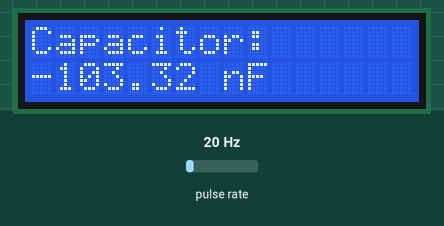
This sketch was run on a simulated Arduino Uno, built with avr-gcc and run on an emulated ATmega328P. Parts: 16×2 character LCD. Wiring (inferred from the names in the program): pulse sensor: data pin 8. The inputs (shaded band) are chosen by the test bench; at power-on: pulse rate 20 Hz.

Above: at 1.2 s.
1.3 s: pulse rate (sensor on pin 8) set to 150 Hz
At 3.8 s:
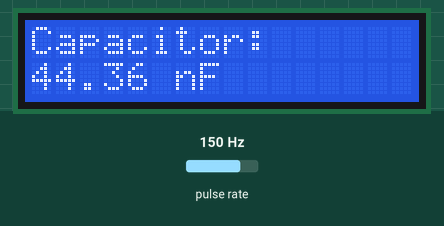
4.0 s: pulse rate (sensor on pin 8) set to 4 Hz
At 5.7 s:
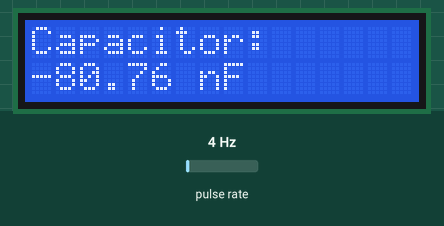
6.2 s: pulse rate (sensor on pin 8) set to 50 Hz
At 7.5 s:
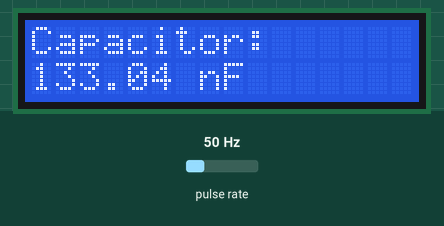
Timing chart, 0 to 9.2 s (numbered marks = the images above; inputs shaded):
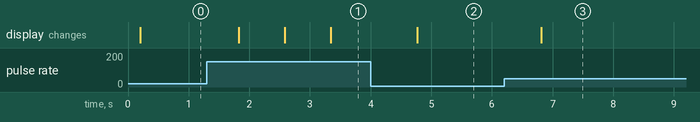

Measured:
- after the input at 1.3 s, the display: changes after 0.52 s (image 1)
- after the input at 4.0 s, the display: changes after 0.77 s (image 2)
- after the input at 6.2 s, the display: changes after 0.61 s (image 3)

The sketch:

Capacimetro2.ino
```cpp
/* ========================================================================================================

   Este código foi copiado do professor e tem a função de implementar um capacímetro de leitura rápida.

   Capacímetro com Arduino e 555

   Autor: Eng. Wagner Rambo  Data: Novembro de 2018

   www.wrkits.com.br | facebook.com/wrkits | youtube.com/user/canalwrkits


======================================================================================================== */


// ========================================================================================================
// --- Bibliotecas Auxiliares ---
#include <LiquidCrystal.h>


// ========================================================================================================
// --- Mapeamento de Hardware ---
#define    freq_in   8


// ========================================================================================================
// --- Constantes Auxialires ---
#define    RA     9900.0
#define    RB   103300.0


// ========================================================================================================
// --- Declaração de Objetos ---
LiquidCrystal lcd(12, 11, 5, 4, 3, 7);


// ========================================================================================================
// --- Protótipo das Funções ---
float cap(float freq, float resA, float resB);


// ========================================================================================================
// --- Variáveis Globais ---
int     H_us = 0,
        L_us = 0;

float   T_us = 0.0,
        frequency = 0.0,
        cap_val = 0.0,
        res_val = 0.0;


// ========================================================================================================
// --- Configurações Iniciais ---
void setup()
{
    pinMode(freq_in,INPUT);
    lcd.begin(16, 2);

} //end setup


// ========================================================================================================
// --- Loop Infinito ---
void loop()
{
// =========================================================

    H_us = pulseIn(freq_in, HIGH);                          //lê o tempo em HIGH e armazena em H_us
    L_us = pulseIn(freq_in,  LOW);                          //lê o tempo em  LOW e armazena em L_us

    T_us= float(H_us + L_us);                               //calcula período

    frequency=1.0E6/T_us;                                   //calcula frequência, multiplica-se por
                                                            // 1000000 pois o período está em micro segundo

    cap_val = cap(frequency, RA, RB);                       //passa os parâmetros para a função

    lcd.setCursor(0,1);                                     //posiciona cursor
    lcd.print(cap_val);                                     //imprime o valor da capacitância
    lcd.print(" nF ");                                      //imprime a unidade com sub múltiplo
    delay(741);                                             //taxa de atualização

} //end loop


// ========================================================================================================
// --- Desenvolvimento das Funções ---


// ========================================================================================================
// --- Função para cálculo de capacitância ---
//
//  Calcula capacitância a partir da frequência lida pelo Arduino e constantes RA e RB
//
//  A equação para o cálculo está no Datasheet do 555, no qual isolou-se o valor de C
//
float cap(float freq, float resA, float resB)
{

  float capacitor;                                          //variável local para armazenar capacitância

  lcd.clear();                                              //limpa LCD
  lcd.setCursor(0,0);                                       //posiciona cursor
  lcd.print("Capacitor:");                                  //imprime texto

  capacitor = 1.0E9*(1.44/((resA+2*resB)*freq));            //calcula capacitância
                                                            //multiplica-se o resultado por 1000000000
                                                            //para obter-se o valor em nF

  return capacitor;                                         //retorna o resultado

} //end cap
```
